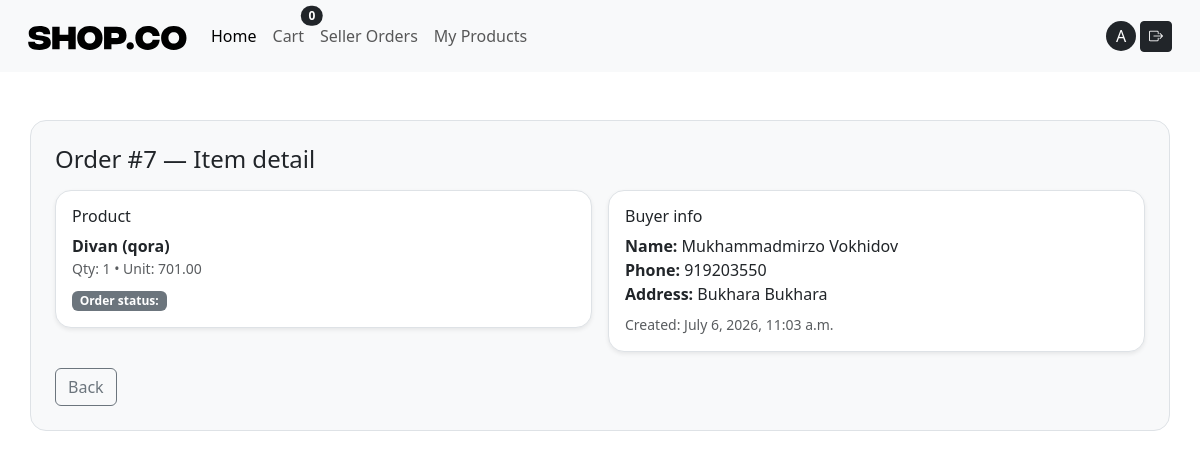
Screenshot of /seller/orders/item/6/ (signed in) with the database file from the repository.
### cart/models.py (models this page shows, shortened)
class Cart(models.Model):
   user = models.OneToOneField(settings.AUTH_USER_MODEL, on_delete=models.CASCADE, related_name='cart')
   created_at = models.DateField(auto_now_add=True)
   updated_at = models.DateField(auto_now=True)
   def total_qty(self):
       return sum(item.qty for item in self.items.all())

### accounts/models.py (models this page shows, shortened)
class User(AbstractUser):
    class Role(models.TextChoices):
        BUYER = "BUYER", "Buyer"
        SELLER = "SELLER", "Seller"
    role = models.CharField(
        max_length=10,
        choices=Role.choices,
        default=Role.BUYER
    )
    image = models.ImageField(upload_to="avatars/", blank=True, null=True)
    phone = models.CharField(max_length=13, help_text="+998919990033")
    address = models.CharField(max_length=255, blank=True)

### orders/models.py (models this page shows, shortened)
class OrderItem(models.Model):
   STATUS_NEW = "new"  # yangi buyurtma
   STATUS_PROCESSING = "processing"  # tayyorlanmoqda
   STATUS_DELIVERED = "delivered"  # yetkazildi
   STATUS_CANCELED = "canceled"  # bekor qilindi
   STATUS_CHOICES = [
       (STATUS_NEW, "New"),
       (STATUS_PROCESSING, "Processing"),
       (STATUS_DELIVERED, "Delivered"),
       (STATUS_CANCELED, "Canceled"),
   ]
   order = models.ForeignKey(  # qaysi orderga tegishli
       Order, on_delete=models.CASCADE, related_name="items")
   product = models.ForeignKey(Product,
       on_delete=models.PROTECT,  # order bo‘lsa product o‘chib ketmasin (tarix saqlansin)
       related_name="order_items")
   seller = models.ForeignKey(  # buyurtma qaysi sotuvchiga borishini ajratish uchun
       settings.AUTH_USER_MODEL,
       on_delete=models.PROTECT,
       related_name="sold_items")
   qty = models.PositiveIntegerField(default=1)  # soni
   unit_price = models.DecimalField(max_digits=12, decimal_places=2, default=Decimal("0.00"))  # bitta narx
   status = models.CharField(max_length=20, choices=STATUS_CHOICES, default=STATUS_NEW)  # order holati

class Order(models.Model):
   user = models.ForeignKey(  # buyurtma egasi (xaridor)
       settings.AUTH_USER_MODEL,
       on_delete=models.CASCADE,
       related_name="orders"
   )
   full_name = models.CharField(max_length=120)  # checkoutdagi ism-familiya
   phone = models.CharField(max_length=30)  # telefon
   address = models.TextField()  # manzil (sodda variant)
   delivery_method = models.CharField(max_length=50, default="standard")  # yetkazish turi
   note = models.TextField(blank=True)  # izoh (ixtiyoriy)
   created_at = models.DateTimeField(auto_now_add=True)  #yaratilgan vaqt

### catalog/models.py (models this page shows, shortened)
class Product(models.Model):
    seller = models.ForeignKey(settings.AUTH_USER_MODEL, on_delete=models.CASCADE, related_name="products")
    category = models.ForeignKey(Category, on_delete=models.SET_NULL, null=True, blank=True, related_name="products")
    name = models.CharField(max_length=200)
    slug = models.SlugField(max_length=220, unique=True)
    price = models.DecimalField(max_digits=12, decimal_places=2)
    short_description = models.CharField(max_length=255, blank=True)
    description = models.TextField(blank=True)
    stock = models.PositiveIntegerField(default=0)
    is_active = models.BooleanField(default=True)
    main_image = models.ImageField(upload_to="products/main/", blank=True, null=True)
    created_at = models.DateTimeField(auto_now_add=True)

### orders/views.py (the view)
# urls.py: path("seller/orders/item/<int:pk>/", views.SellerOrderItemDetailView.as_view(), name="seller_order_item_detail"),
class SellerOrderItemDetailView(SellerRequiredMixin, DetailView):
   model = OrderItem
   template_name = "orders/seller/order_item_detail.html"
   context_object_name = "item"
   def get_queryset(self):
       return (
           OrderItem.objects
           .filter(seller=self.request.user)
           .select_related("order", "product", "order__user")
       )

### cart/context_processors.py (called while the page is built)
def cart(request):
    if request.user.is_authenticated:
        cart, _ = Cart.objects.get_or_create(user=request.user)
        return {'cart': cart}
    return {'cart': None}

### orders/mixins.py (called while the page is built)
   def test_func(self):
       user = self.request.user
       return user.is_authenticated and getattr(user, "role", None) == "SELLER"

### templates/orders/seller/order_item_detail.html (shortened to what this page needs)
{% extends "base.html" %}
{% block content %}
<div class="container border rounded p-4 my-5 rounded-4 bg-light">
<h1 class="h4 mb-3">Order #{{ item.order.id }} — Item detail</h1>
<div class="row g-3">
 <div class="col-lg-6">
   <div class="card shadow-sm border rounded-4">
     <div class="card-body">
       <h2 class="h6 mb-2">Product</h2>
       <div class="fw-semibold">{{ item.product.name }}</div>
       <div class="text-muted small">Qty: {{ item.qty }} • Unit: {{ item.unit_price }}</div>
       <div class="mt-2"><span class="badge bg-secondary">Order status: {{ item.order.status }}</span></div>
     </div></div> </div>
 <div class="col-lg-6">
   <div class="card shadow-sm border rounded-4">
     <div class="card-body">
       <h2 class="h6 mb-2">Buyer info</h2>
       <div><strong>Name:</strong> {{ item.order.full_name }}</div>
       <div><strong>Phone:</strong> {{ item.order.phone }}</div>
       <div><strong>Address:</strong> {{ item.order.address }}</div>
       <div class="text-muted small mt-2">Created: {{ item.order.created_at }}</div></div></div></div></div>
<a class="btn btn-outline-secondary mt-3" href="{% url 'seller_order_items' %}">Back</a>
     </div>
{% endblock %}

### templates/includes/navbar.html (shortened to what this page needs)
{% load static %}
<nav class="navbar navbar-expand-lg bg-body-tertiary p-3">
  <div class="container-fluid">
    <a class="navbar-brand" href="/"><img src="{% static 'images/logo.svg' %}" alt=""/></a>
    <div class="collapse navbar-collapse" id="navbarSupportedContent">
      <ul class="navbar-nav me-auto mb-2 mb-lg-0">
        <li class="nav-item">
          <a class="nav-link active" aria-current="page" href="/">Home</a>
        </li>
        <li class="nav-item">
          <a href="{% url 'cart_detail' %}" class="nav-link position-relative btn btn-sm ">
  Cart
  <span class="position-absolute top-0 start-100 translate-middle badge rounded-pill bg-dark">
     {{ cart.total_qty }}
  </span>
</a>
        </li>
        <li class="nav-item">
          {% if request.user.is_authenticated %}
 {% if request.user.role == "SELLER" %}
   <a class="nav-link" href="{% url 'seller_order_items' %}">Seller Orders</a>
 {% endif %}
{% endif %}
        </li>
        <li class="nav-item">
          {% if request.user.is_authenticated and request.user.role == "SELLER" %}
<a class="nav-link" href="{% url 'seller_products' %}">
My Products
</a>
{%endif %}
</li>
      </ul>
      {% if user.is_authenticated %}
        <a style="width: 30px; height:30px;" class="text-decoration-none d-flex align-items-center justify-content-center bg-dark text-white rounded rounded-circle me-1"  href="{% url 'profile_detail' %}">{{ user.username|slice:1|title }}</a>
      <form method="post" action="{% url 'logout' %}">
        <button class="btn btn-dark btn-sm"><i class="bi bi-box-arrow-right"></i></button>
      </form>
      {% else %}
      <a class="btn btn-dark rounded rounded-pill me-1" href="{% url 'signup' %}">Ro'yxatdan o'tish</a>
      <a class="btn btn-dark rounded rounded-pill" href="{% url 'login' %}">Kirish</a>
      {% endif %}
    </div>
  </div>
</nav>

### rows the page displays
Cart: total_qty "0"
User: username "A"
OrderItem: order.id "7", product.name "Divan (qora)", qty "1", unit_price "701.00", order.full_name "Mukhammadmirzo Vokhidov", order.phone "919203550", order.address "Bukhara Bukhara", order.created_at "July 6, 2026, 11:03 a.m."
